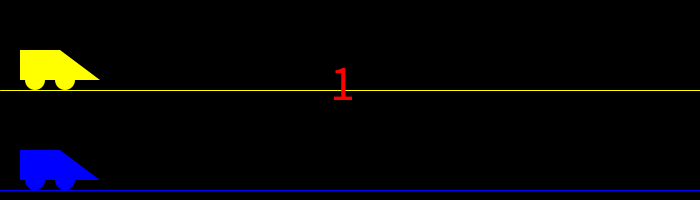
Frame 1 (no input)
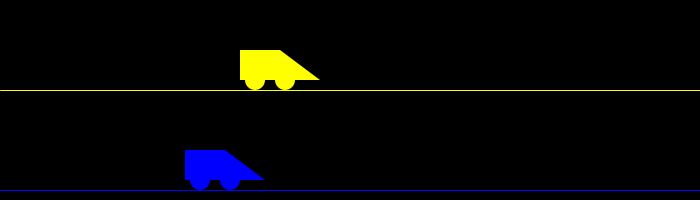
Frame 60 (the mouse pressed at the canvas centre just before this capture)
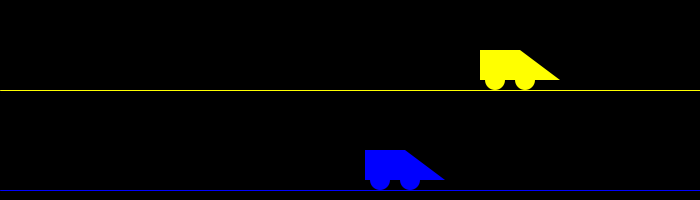
Frame 120 (the mouse held since frame 60 and released just before this capture)

The Processing sketch that drew these frames (run headless with seeded random() and noise(); from frame 60 on, the mouse is pressed at the canvas centre):

// Processing sketch: Lab_05_RacingGame
// ── Lab_05_RacingGame.pde
int count;
boolean start = false;
int s = 0; 
int s1 = 0; 
int cx = 20;
int cx1 = 60;
int cx2 = 100;
int w = 35;
int w1 = 65;

int c1x = 20;
int c1x1 = 60;
int c1x2 = 100;
int w2 = 35;
int w3 = 65;



void setup(){
  size(700, 200);
  frameRate(1);
}

void draw(){
    background(0);
    noStroke();
    fill(255, 255, 0);
    circle(w, 80, 20);
    circle(w1, 80, 20);
    quad(cx, 50, cx1, 50, cx2, 80, cx, 80);
    
    fill(0, 0, 255);
    circle(w2, 180, 20);
    circle(w3, 180, 20);
    quad(c1x, 150, c1x1, 150, c1x2, 180, c1x, 180);
    
    stroke(255, 255, 0);
    line(0, 90, width, 90);
    stroke(0, 0, 255);
    line(0, 190, width, 190);
    count ++;
    //println(count);
    textSize(50);
    if(count == 1)
    {
      fill(255, 0, 0);
      text("1" , 330, 100);
    }
    if(count == 2){
      fill(255, 0, 0);
       text("2" , 330, 100);
    }
    if(count == 3){
      fill(255, 0, 0);
       text("3" , 330, 100);
    }
    if(count == 4){
      fill(0, 255, 0);
       text("GO" , 320, 100);

    }
    if(count == 5){
      start = true;
      frameRate(100);
    }
    
    if(start){
       s = int(random(2, 6));
       s1 = int(random(2, 6));
       start = false;
       println(s);
    }
    
    cx += s;
    cx1 += s;
    cx2 += s;
    w += s;
    w1 += s;
    
    c1x += s1;
    c1x1 += s1;
    c1x2 += s1;
    w2 += s1;
    w3 += s1;
    
    if(cx2 > width || c1x2 > width)
    {
      fill(255);
      if(cx2 > width && c1x2 < width){
        text("Yellow WINS!!!!", 200, 50);
        noLoop();
      }
      if(cx2 < width && c1x2 > width){
        text("Blue WINS!!!!", 200, 50);
        noLoop();
      }
      if(cx2 > width && c1x2 > width){
        text("Tie!!!!!", 250, 50);
      }
      noLoop();
    }
}
